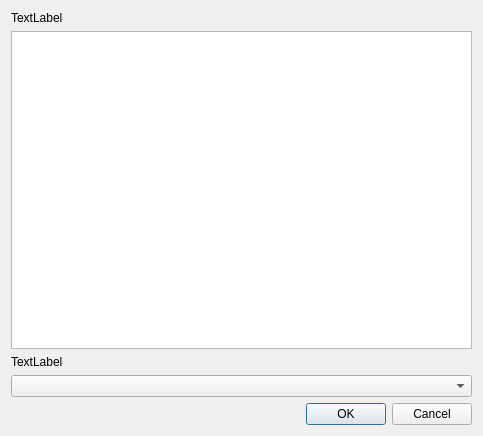
<?xml version="1.0" encoding="UTF-8"?>
<ui version="4.0">
 <class>ChooseRAMDialog</class>
 <widget class="QDialog" name="ChooseRAMDialog">
  <property name="geometry">
   <rect>
    <x>0</x>
    <y>0</y>
    <width>483</width>
    <height>436</height>
   </rect>
  </property>
  <property name="windowTitle">
   <string>Dialog</string>
  </property>
  <layout class="QVBoxLayout" name="verticalLayout">
   <item>
    <widget class="QLabel" name="lblAvailableRAM">
     <property name="text">
      <string>TextLabel</string>
     </property>
    </widget>
   </item>
   <item>
    <widget class="QTableView" name="tableView"/>
   </item>
   <item>
    <widget class="QLabel" name="label">
     <property name="text">
      <string>TextLabel</string>
     </property>
    </widget>
   </item>
   <item>
    <widget class="QComboBox" name="comboBox"/>
   </item>
   <item>
    <widget class="QDialogButtonBox" name="buttonBox">
     <property name="orientation">
      <enum>Qt::Horizontal</enum>
     </property>
     <property name="standardButtons">
      <set>QDialogButtonBox::Cancel|QDialogButtonBox::Ok</set>
     </property>
    </widget>
   </item>
  </layout>
 </widget>
 <resources/>
 <connections>
  <connection>
   <sender>buttonBox</sender>
   <signal>accepted()</signal>
   <receiver>ChooseRAMDialog</receiver>
   <slot>accept()</slot>
   <hints>
    <hint type="sourcelabel">
     <x>248</x>
     <y>254</y>
    </hint>
    <hint type="destinationlabel">
     <x>157</x>
     <y>274</y>
    </hint>
   </hints>
  </connection>
  <connection>
   <sender>buttonBox</sender>
   <signal>rejected()</signal>
   <receiver>ChooseRAMDialog</receiver>
   <slot>reject()</slot>
   <hints>
    <hint type="sourcelabel">
     <x>316</x>
     <y>260</y>
    </hint>
    <hint type="destinationlabel">
     <x>286</x>
     <y>274</y>
    </hint>
   </hints>
  </connection>
 </connections>
</ui>
